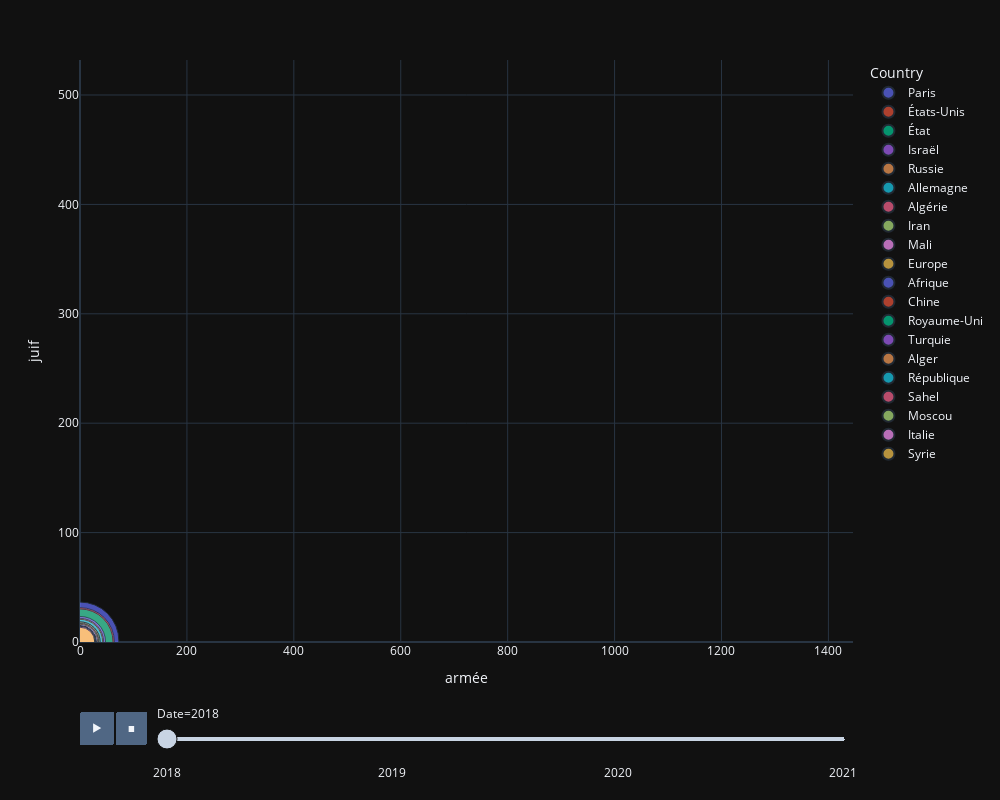

The notebook cell saved with this chart:
### Code cell
import plotly.express as px
import pandas as pd

kwsOne = []
kwsTwo = []
date = []
country = top9key * 4

for years in yearsKey:
    for loc in top9key:
        val1 = (list(d[years][loc].values())[0])
        val2 = (list(d[years][loc].values())[1])
        kwsOne.append(val1)
        kwsTwo.append(val2)
        date.append(years)
size = weight[1:] * 4
data_test = {
    'Country': country,
    f'{kwsTofilter[0]}': kwsOne,
    f'{kwsTofilter[1]}': kwsTwo,
    'Date': date,
    'Size': size

}
df1 = pd.DataFrame(data_test)
range_y = [min(kwsOne), max(kwsOne)]
range_x = [min(kwsTwo), max(kwsTwo)]
fig = px.scatter(df1, x=f'{kwsTofilter[0]}', y=f'{kwsTofilter[1]}', range_y=range_x, range_x=range_y,
                 animation_frame="Date", size=f'Size',
                 size_max=55, hover_name="Country", color="Country", animation_group="Country", width=1000, height=800)

fig.show()

### Figure 1 — Plotly figure (JSON) as saved in the notebook; plotly's stock layout.template omitted (floating-point values rounded to 4 significant figures)
{"data": [{"hovertemplate": "<b>%{hovertext}</b><br><br>Country=Paris<br>Date=2018<br>armée=%{x}<br>juif=%{y}<br>Size=%{marker.size}<extra></extra>", "hovertext": ["Paris"], "ids": ["Paris"], "legendgroup": "Paris", "marker": {"color": "#636efa", "size": [97], "sizemode": "area", "sizeref": 0.03207, "symbol": "circle"}, "mode": "markers", "name": "Paris", "orientation": "v", "showlegend": true, "x": [0], "xaxis": "x", "y": [1], "yaxis": "y", "type": "scatter"}, {"hovertemplate": "<b>%{hovertext}</b><br><br>Country=États-Unis<br>Date=2018<br>armée=%{x}<br>juif=%{y}<br>Size=%{marker.size}<extra></extra>", "hovertext": ["États-Unis"], "ids": ["États-Unis"], "legendgroup": "États-Unis", "marker": {"color": "#EF553B", "size": [76], "sizemode": "area", "sizeref": 0.03207, "symbol": "circle"}, "mode": "markers", "name": "États-Unis", "orientation": "v", "showlegend": true, "x": [0], "xaxis": "x", "y": [0], "yaxis": "y", "type": "scatter"}, {"hovertemplate": "<b>%{hovertext}</b><br><br>Country=État<br>Date=2018<br>armée=%{x}<br>juif=%{y}<br>Size=%{marker.size}<extra></extra>", "hovertext": ["État"], "ids": ["État"], "legendgroup": "État", "marker": {"color": "#00cc96", "size": [70], "sizemode": "area", "sizeref": 0.03207, "symbol": "circle"}, "mode": "markers", "name": "État", "orientation": "v", "showlegend": true, "x": [0], "xaxis": "x", "y": [0], "yaxis": "y", "type": "scatter"}, {"hovertemplate": "<b>%{hovertext}</b><br><br>Country=Israël<br>Date=2018<br>armée=%{x}<br>juif=%{y}<br>Size=%{marker.size}<extra></extra>", "hovertext": ["Israël"], "ids": ["Israël"], "legendgroup": "Israël", "marker": {"color": "#ab63fa", "size": [42], "sizemode": "area", "sizeref": 0.03207, "symbol": "circle"}, "mode": "markers", "name": "Israël", "orientation": "v", "showlegend": true, "x": [0], "xaxis": "x", "y": [0], "yaxis": "y", "type": "scatter"}, {"hovertemplate": "<b>%{hovertext}</b><br><br>Country=Russie<br>Date=2018<br>armée=%{x}<br>juif=%{y}<br>Size=%{marker.size}<extra></extra>", "hovertext": ["Russie"], "ids": ["Russie"], "legendgroup": "Russie", "marker": {"color": "#FFA15A", "size": [36], "sizemode": "area", "sizeref": 0.03207, "symbol": "circle"}, "mode": "markers", "name": "Russie", "orientation": "v", "showlegend": true, "x": [0], "xaxis": "x", "y": [0], "yaxis": "y", "type": "scatter"}, {"hovertemplate": "<b>%{hovertext}</b><br><br>Country=Allemagne<br>Date=2018<br>armée=%{x}<br>juif=%{y}<br>Size=%{marker.size}<extra></extra>", "hovertext": ["Allemagne"], "ids": ["Allemagne"], "legendgroup": "Allemagne", "marker": {"color": "#19d3f3", "size": [33], "sizemode": "area", "sizeref": 0.03207, "symbol": "circle"}, "mode": "markers", "name": "Allemagne", "orientation": "v", "showlegend": true, "x": [0], "xaxis": "x", "y": [0], "yaxis": "y", "type": "scatter"}, {"hovertemplate": "<b>%{hovertext}</b><br><br>Country=Algérie<br>Date=2018<br>armée=%{x}<br>juif=%{y}<br>Size=%{marker.size}<extra></extra>", "hovertext": ["Algérie"], "ids": ["Algérie"], "legendgroup": "Algérie", "marker": {"color": "#FF6692", "size": [26], "sizemode": "area", "sizeref": 0.03207, "symbol": "circle"}, "mode": "markers", "name": "Algérie", "orientation": "v", "showlegend": true, "x": [0], "xaxis": "x", "y": [0], "yaxis": "y", "type": "scatter"}, {"hovertemplate": "<b>%{hovertext}</b><br><br>Country=Iran<br>Date=2018<br>armée=%{x}<br>juif=%{y}<br>Size=%{marker.size}<extra></extra>", "hovertext": ["Iran"], "ids": ["Iran"], "legendgroup": "Iran", "marker": {"color": "#B6E880", "size": [26], "sizemode": "area", "sizeref": 0.03207, "symbol": "circle"}, "mode": "markers", "name": "Iran", "orientation": "v", "showlegend": true, "x": [0], "xaxis": "x", "y": [0], "yaxis": "y", "type": "scatter"}, {"hovertemplate": "<b>%{hovertext}</b><br><br>Country=Mali<br>Date=2018<br>armée=%{x}<br>juif=%{y}<br>Size=%{marker.size}<extra></extra>", "hovertext": ["Mali"], "ids": ["Mali"], "legendgroup": "Mali", "marker": {"color": "#FF97FF", "size": [23], "sizemode": "area", "sizeref": 0.03207, "symbol": "circle"}, "mode": "markers", "name": "Mali", "orientation": "v", "showlegend": true, "x": [0], "xaxis": "x", "y": [0], "yaxis": "y", "type": "scatter"}, {"hovertemplate": "<b>%{hovertext}</b><br><br>Country=Europe<br>Date=2018<br>armée=%{x}<br>juif=%{y}<br>Size=%{marker.size}<extra></extra>", "hovertext": ["Europe"], "ids": ["Europe"], "legendgroup": "Europe", "marker": {"color": "#FECB52", "size": [22], "sizemode": "area", "sizeref": 0.03207, "symbol": "circle"}, "mode": "markers", "name": "Europe", "orientation": "v", "showlegend": true, "x": [0], "xaxis": "x", "y": [0], "yaxis": "y", "type": "scatter"}, {"hovertemplate": "<b>%{hovertext}</b><br><br>Country=Afrique<br>Date=2018<br>armée=%{x}<br>juif=%{y}<br>Size=%{marker.size}<extra></extra>", "hovertext": ["Afrique"], "ids": ["Afrique"], "legendgroup": "Afrique", "marker": {"color": "#636efa", "size": [20], "sizemode": "area", "sizeref": 0.03207, "symbol": "circle"}, "mode": "markers", "name": "Afrique", "orientation": "v", "showlegend": true, "x": [0], "xaxis": "x", "y": [0], "yaxis": "y", "type": "scatter"}, {"hovertemplate": "<b>%{hovertext}</b><br><br>Country=Chine<br>Date=2018<br>armée=%{x}<br>juif=%{y}<br>Size=%{marker.size}<extra></extra>", "hovertext": ["Chine"], "ids": ["Chine"], "legendgroup": "Chine", "marker": {"color": "#EF553B", "size": [17], "sizemode": "area", "sizeref": 0.03207, "symbol": "circle"}, "mode": "markers", "name": "Chine", "orientation": "v", "showlegend": true, "x": [0], "xaxis": "x", "y": [0], "yaxis": "y", "type": "scatter"}, {"hovertemplate": "<b>%{hovertext}</b><br><br>Country=Royaume-Uni<br>Date=2018<br>armée=%{x}<br>juif=%{y}<br>Size=%{marker.size}<extra></extra>", "hovertext": ["Royaume-Uni"], "ids": ["Royaume-Uni"], "legendgroup": "Royaume-Uni", "marker": {"color": "#00cc96", "size": [17], "sizemode": "area", "sizeref": 0.03207, "symbol": "circle"}, "mode": "markers", "name": "Royaume-Uni", "orientation": "v", "showlegend": true, "x": [0], "xaxis": "x", "y": [0], "yaxis": "y", "type": "scatter"}, {"hovertemplate": "<b>%{hovertext}</b><br><br>Country=Turquie<br>Date=2018<br>armée=%{x}<br>juif=%{y}<br>Size=%{marker.size}<extra></extra>", "hovertext": ["Turquie"], "ids": ["Turquie"], "legendgroup": "Turquie", "marker": {"color": "#ab63fa", "size": [16], "sizemode": "area", "sizeref": 0.03207, "symbol": "circle"}, "mode": "markers", "name": "Turquie", "orientation": "v", "showlegend": true, "x": [0], "xaxis": "x", "y": [0], "yaxis": "y", "type": "scatter"}, {"hovertemplate": "<b>%{hovertext}</b><br><br>Country=Alger<br>Date=2018<br>armée=%{x}<br>juif=%{y}<br>Size=%{marker.size}<extra></extra>", "hovertext": ["Alger"], "ids": ["Alger"], "legendgroup": "Alger", "marker": {"color": "#FFA15A", "size": [16], "sizemode": "area", "sizeref": 0.03207, "symbol": "circle"}, "mode": "markers", "name": "Alger", "orientation": "v", "showlegend": true, "x": [0], "xaxis": "x", "y": [0], "yaxis": "y", "type": "scatter"}, {"hovertemplate": "<b>%{hovertext}</b><br><br>Country=République<br>Date=2018<br>armée=%{x}<br>juif=%{y}<br>Size=%{marker.size}<extra></extra>", "hovertext": ["République"], "ids": ["République"], "legendgroup": "République", "marker": {"color": "#19d3f3", "size": [16], "sizemode": "area", "sizeref": 0.03207, "symbol": "circle"}, "mode": "markers", "name": "République", "orientation": "v", "showlegend": true, "x": [0], "xaxis": "x", "y": [0], "yaxis": "y", "type": "scatter"}, {"hovertemplate": "<b>%{hovertext}</b><br><br>Country=Sahel<br>Date=2018<br>armée=%{x}<br>juif=%{y}<br>Size=%{marker.size}<extra></extra>", "hovertext": ["Sahel"], "ids": ["Sahel"], "legendgroup": "Sahel", "marker": {"color": "#FF6692", "size": [15], "sizemode": "area", "sizeref": 0.03207, "symbol": "circle"}, "mode": "markers", "name": "Sahel", "orientation": "v", "showlegend": true, "x": [0], "xaxis": "x", "y": [0], "yaxis": "y", "type": "scatter"}, {"hovertemplate": "<b>%{hovertext}</b><br><br>Country=Moscou<br>Date=2018<br>armée=%{x}<br>juif=%{y}<br>Size=%{marker.size}<extra></extra>", "hovertext": ["Moscou"], "ids": ["Moscou"], "legendgroup": "Moscou", "marker": {"color": "#B6E880", "size": [14], "sizemode": "area", "sizeref": 0.03207, "symbol": "circle"}, "mode": "markers", "name": "Moscou", "orientation": "v", "showlegend": true, "x": [0], "xaxis": "x", "y": [0], "yaxis": "y", "type": "scatter"}, {"hovertemplate": "<b>%{hovertext}</b><br><br>Country=Italie<br>Date=2018<br>armée=%{x}<br>juif=%{y}<br>Size=%{marker.size}<extra></extra>", "hovertext": ["Italie"], "ids": ["Italie"], "legendgroup": "Italie", "marker": {"color": "#FF97FF", "size": [14], "sizemode": "area", "sizeref": 0.03207, "symbol": "circle"}, "mode": "markers", "name": "Italie", "orientation": "v", "showlegend": true, "x": [0], "xaxis": "x", "y": [1], "yaxis": "y", "type": "scatter"}, {"hovertemplate": "<b>%{hovertext}</b><br><br>Country=Syrie<br>Date=2018<br>armée=%{x}<br>juif=%{y}<br>Size=%{marker.size}<extra></extra>", "hovertext": ["Syrie"], "ids": ["Syrie"], "legendgroup": "Syrie", "marker": {"color": "#FECB52", "size": [14], "sizemode": "area", "sizeref": 0.03207, "symbol": "circle"}, "mode": "markers", "name": "Syrie", "orientation": "v", "showlegend": true, "x": [0], "xaxis": "x", "y": [0], "yaxis": "y", "type": "scatter"}], "layout": {"xaxis": {"anchor": "y", "domain": [0.0, 1.0], "title": {"text": "armée"}, "range": [0, 1446]}, "yaxis": {"anchor": "x", "domain": [0.0, 1.0], "title": {"text": "juif"}, "range": [0, 532]}, "legend": {"title": {"text": "Country"}, "tracegroupgap": 0, "itemsizing": "constant"}, "margin": {"t": 60}, "height": 800, "width": 1000, "updatemenus": [{"buttons": [{"args": [null, {"frame": {"duration": 500, "redraw": false}, "mode": "immediate", "fromcurrent": true, "transition": {"duration": 500, "easing": "linear"}}], "label": "&#9654;", "method": "animate"}, {"args": [[null], {"frame": {"duration": 0, "redraw": false}, "mode": "immediate", "fromcurrent": true, "transition": {"duration": 0, "easing": "linear"}}], "label": "&#9724;", "method": "animate"}], "direction": "left", "pad": {"r": 10, "t": 70}, "showactive": false, "type": "buttons", "x": 0.1, "xanchor": "right", "y": 0, "yanchor": "top"}], "sliders": [{"active": 0, "currentvalue": {"prefix": "Date="}, "len": 0.9, "pad": {"b": 10, "t": 60}, "steps": [{"args": [["2018"], {"frame": {"duration": 0, "redraw": false}, "mode": "immediate", "fromcurrent": true, "transition": {"duration": 0, "easing": "linear"}}], "label": "2018", "method": "animate"}, {"args": [["2019"], {"frame": {"duration": 0, "redraw": false}, "mode": "immediate", "fromcurrent": true, "transition": {"duration": 0, "easing": "linear"}}], "label": "2019", "method": "animate"}, {"args": [["2020"], {"frame": {"duration": 0, "redraw": false}, "mode": "immediate", "fromcurrent": true, "transition": {"duration": 0, "easing": "linear"}}], "label": "2020", "method": "animate"}, {"args": [["2021"], {"frame": {"duration": 0, "redraw": false}, "mode": "immediate", "fromcurrent": true, "transition": {"duration": 0, "easing": "linear"}}], "label": "2021", "method": "animate"}], "x": 0.1, "xanchor": "left", "y": 0, "yanchor": "top"}]}}
